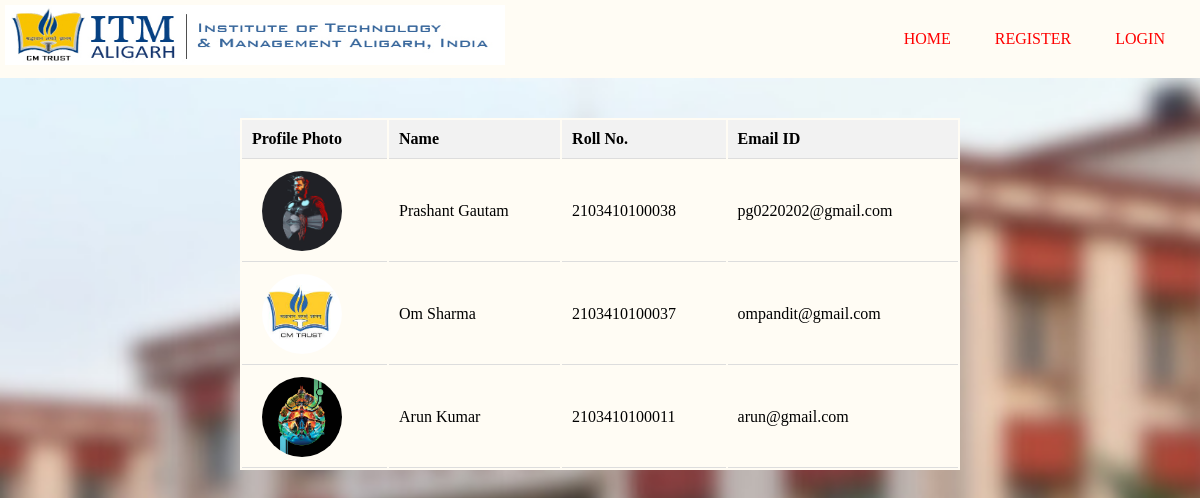
The page / on the database its author committed.
### myapp/models.py (models this page shows, shortened)
class Student(models.Model):
    name = models.CharField(max_length=100)
    roll_number = models.CharField(max_length=20, unique=True)
    email = models.EmailField(max_length=30)
    password = models.CharField(max_length=100)  # Note: In practice, you should use a more secure way to store pass
    profile_photo = models.ImageField(upload_to='profile_photos/', null=True, blank=True)
    course = models.ForeignKey(Course, on_delete=models.CASCADE)
    default_dob = date(2000, 1, 1)
    dob = models.DateField(default=default_dob)

### myapp/views.py (the view)
# urls.py: path('', views.Home, name='home'),
def Home(request):
    students = Student.objects.all()
    return render(request, 'home.html', {'students': students})

### myapp/templates/home.html (shortened to what this page needs)
{%  extends "base.html" %}
{% load static %}
{% block extra_css %} <link rel="stylesheet" href="{% static 'myapp/css/home.css'%}">
{% endblock %}
{% block body %}
<table>
    <thead>
        <tr>
            <th>Profile Photo</th>
            <th>Name</th>
            <th>Roll No.</th>
            <th>Email ID</th>
        </tr>
    </thead>
    <tbody>
    {% for student in students %}
        <tr>
            <td>
                <div class="profile-image">
                {% if student.profile_photo %}
                <img src="{{ student.profile_photo.url }}" alt="Profile Image">
            {% else %}
                <img src="{% static 'myapp/images/user.svg' %}" alt="Default Profile Image">
            {% endif %}
                </div>
            </td>
            <td>{{student.name}}</td>
            <td>{{student.roll_number}}</td>
            <td>{{student.email}}</td>
        </tr>
    {% endfor %}
    </tbody>
</table>
{% endblock body %}

### myapp/templates/base.html (shortened to what this page needs)
<!DOCTYPE html>
<html lang="en">
<head>
{% load static %}
<link rel="stylesheet" type="text/css" href="{% static 'myapp/css/style.css' %}">
    {% block extra_css %} {% endblock %}
</head>
<body>
<header>
    <h1><img src="{% static 'myapp/images/itm logo.jpg'%}" height="60" width="500"></h1>
    <nav>
        <a href="{% url 'home'%}">HOME</a>
        <a href="{% url 'signup'%}">REGISTER</a>
        <a href="{% url 'login'%}">LOGIN</a>
    </nav>
</header>
    {% block body %}
    {% endblock body %}
</body>
</html>

### static/myapp/css/style.css (style rules this page uses)
* { margin: 0; padding: 0; box-sizing: border-box; }
header { display: flex; justify-content: space-between; align-items: center; background-color: #FFFCF4; color: #1920b0; padding: 5px; }
nav { flex: 1; text-align: right; margin-right:10px; }
nav a { margin-left: 20px; margin-right: 20px; color: red; text-decoration: none; }
body { background-image: url('../images/itm.png'); background-size: cover; background-position: center; height: 125vh; position: relative; }

### static/myapp/css/home.css (style rules this page uses)
table { width: 60%; margin: 40px auto 0; background-color: #FFFCF4; }
th { padding: 10px; text-align: left; border-bottom: 1px solid #ddd; }
th { background-color: #f2f2f2; }
td { padding: 10px; text-align: left; border-bottom: 1px solid #ddd; }
.profile-image { width: 80px; height: 80px; border-radius: 50%; overflow: hidden; margin: auto; margin-left: 10px; }
.profile-image img { width: 100%; height: 100%; object-fit: cover; }

### rows shown on the page
Student: profile_photo (picture), name "Prashant Gautam", roll_number "2103410100038", email "pg0220202@gmail.com"
Student: profile_photo (picture), name "Om Sharma", roll_number "2103410100037", email "ompandit@gmail.com"
Student: profile_photo (picture), name "Arun Kumar", roll_number "2103410100011", email "arun@gmail.com"
